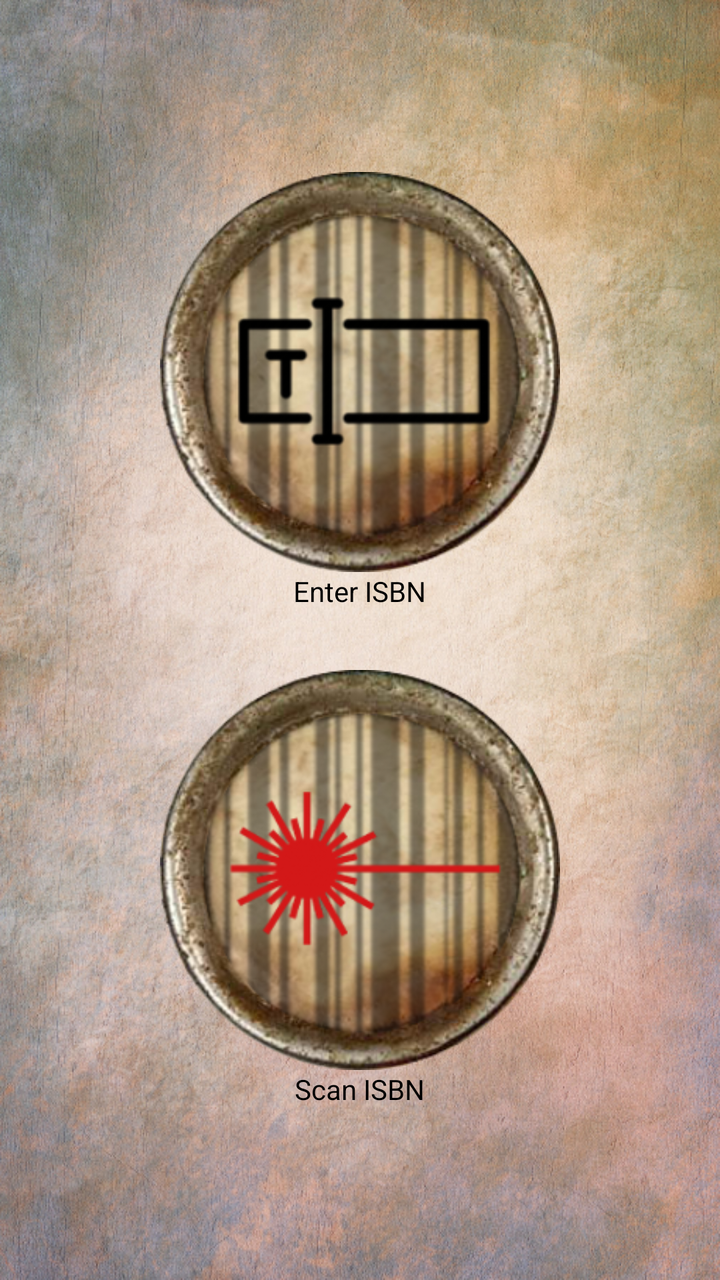
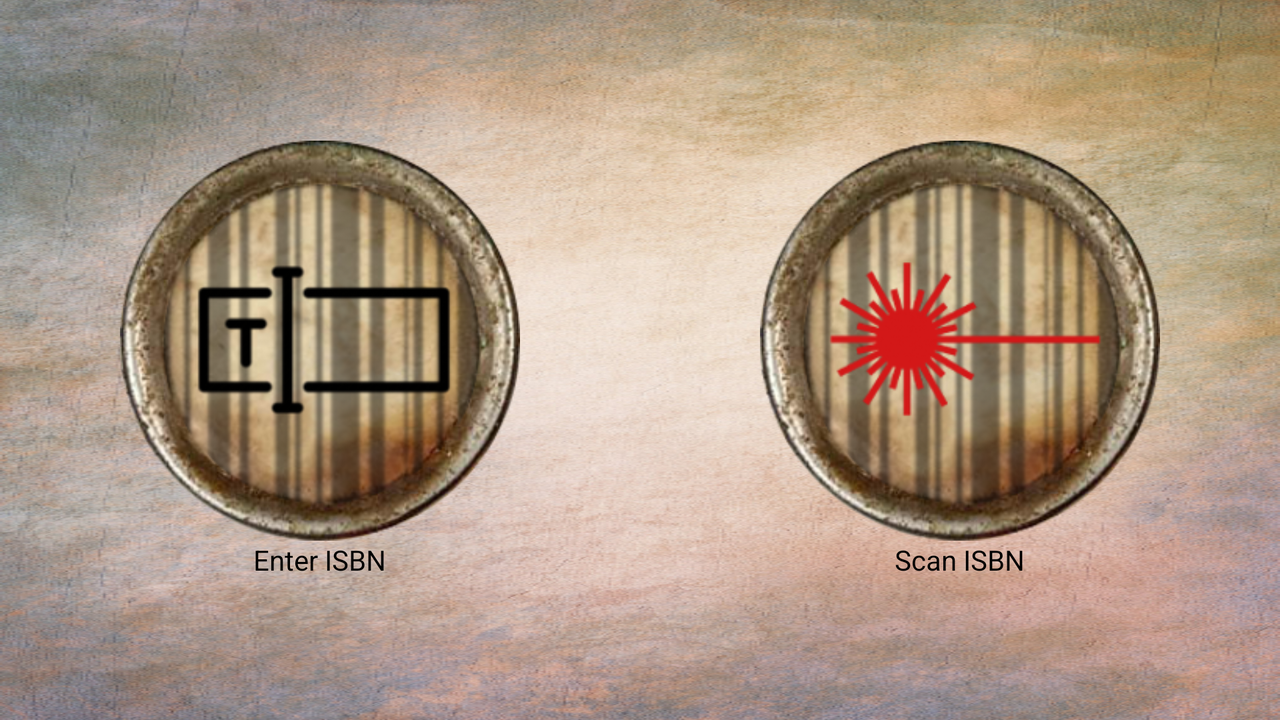

Two renders of one Android screen. The first uses the default layout on a phone; the second uses the alternative layout the repository ships for a different screen configuration, on a matching device. The two XML files are below.
<!-- AndroidManifest.xml: application theme AppTheme -->
<!-- res/layout/add_book_view_fragment.xml -->
<FrameLayout xmlns:android="http://schemas.android.com/apk/res/android"
    xmlns:tools="http://schemas.android.com/tools" android:layout_width="match_parent"
    android:layout_height="match_parent"
    android:background="@drawable/img_library_background"

             android:clipChildren="false">

    <RelativeLayout
        android:orientation="horizontal"
        android:layout_width="fill_parent"
        android:layout_height="fill_parent"
        android:layout_gravity="center_horizontal|top">

        <LinearLayout
            android:id="@+id/linearLayout_addorscan"
            android:layout_width="wrap_content"
            android:layout_height="wrap_content"
            android:layout_centerInParent="true"
            android:gravity="center"
            android:orientation="vertical"
            android:weightSum="2">

            <ImageButton
                android:id="@+id/imageButton_add_book_by_entry"
                android:layout_width="200dp"
                android:layout_height="200dp"
                android:adjustViewBounds="true"
                android:scaleType="fitXY"
                android:src="@drawable/btn_enter_isbn"
                android:background="@android:color/transparent"
                android:contentDescription="@string/add_book_by_isbn_view_title"/>

            <TextView
                android:layout_width="wrap_content"
                android:layout_height="wrap_content"
                android:text="@string/add_book_view_enter_isbn"
                android:textColor="@color/black"/>

            <ImageButton
                android:id="@+id/imageButton_add_book_by_scan"
                android:layout_marginTop="30dp"
                android:layout_width="200dp"
                android:layout_height="200dp"
                android:adjustViewBounds="true"
                android:scaleType="fitXY"
                android:src="@drawable/btn_scan_isbn"
                android:background="?android:attr/selectableItemBackground"
                android:contentDescription="@string/add_book_by_scan_view_title"/>

            <TextView
                android:layout_width="wrap_content"
                android:layout_height="wrap_content"
                android:text="@string/add_book_view_scan_isbn"
                android:textColor="@color/black"/>

        </LinearLayout>


    </RelativeLayout>
</FrameLayout>
<!-- resources referenced by this layout -->
<resources>
  <color name="black">#FF000000</color>
  <!-- drawable btn_enter_isbn: png bitmap (drawable, 100750 bytes) -->
  <!-- drawable btn_scan_isbn: png bitmap (drawable, 105183 bytes) -->
  <!-- drawable img_library_background: png bitmap (drawable, 817453 bytes) -->
  <string name="add_book_by_isbn_view_title">Add Book By Entering ISBN</string>
  <string name="add_book_by_scan_view_title">Add Book By Scanning ISBN</string>
  <string name="add_book_view_enter_isbn">Enter ISBN</string>
  <string name="add_book_view_scan_isbn">Scan ISBN</string>
  <style name="AppTheme" parent="Theme.AppCompat.Light.NoActionBar">
          <item name="windowActionBar">false</item>
          
          <item name="colorPrimary">@color/black</item>
          <item name="colorPrimaryDark">@color/black</item>
          <item name="android:textColorSecondary">@color/black</item>
          <item name="android:textColorPrimary">@color/text_primary</item>
          <item name="android:textColor">@color/white</item>
      </style>
  <color name="text_primary">#FFFFFFFF</color>
  <color name="white">#FFFFFFFF</color>
</resources>
<!-- res/layout-land/add_book_view_fragment.xml (the author's variant of the layout above) -->
<!-- drawn on the phone turned sideways -->
<FrameLayout xmlns:android="http://schemas.android.com/apk/res/android"
             xmlns:tools="http://schemas.android.com/tools"
             android:layout_width="match_parent"
             android:layout_height="match_parent"
             android:background="@drawable/img_library_background">

    <RelativeLayout
        android:layout_width="fill_parent"
        android:layout_height="fill_parent"
        android:layout_gravity="center_horizontal|top">

        <LinearLayout
            android:id="@+id/linearLayout_addorscan"
            android:layout_width="match_parent"
            android:layout_height="match_parent"
            android:layout_centerInParent="true"
            android:gravity="center"
            android:orientation="horizontal"
            android:weightSum="2">

            <LinearLayout
                android:layout_width="0dp"
                android:layout_height="wrap_content"
                android:gravity="center"
                android:orientation="vertical"
                android:layout_weight="1">

                <ImageButton
                    android:id="@+id/imageButton_add_book_by_entry"
                    android:layout_width="200dp"
                    android:layout_height="200dp"
                    android:adjustViewBounds="true"
                    android:background="?android:attr/selectableItemBackground"
                    android:scaleType="fitXY"
                    android:src="@drawable/btn_enter_isbn"
                    android:contentDescription="@string/add_book_by_isbn_view_title"/>

                <TextView
                    android:layout_width="wrap_content"
                    android:layout_height="wrap_content"
                    android:text="@string/add_book_view_enter_isbn"
                    android:textColor="@color/black"/>

            </LinearLayout>

            <LinearLayout
                android:layout_width="0dp"
                android:layout_height="wrap_content"
                android:gravity="center"
                android:orientation="vertical"
                android:layout_weight="1">

                <ImageButton
                    android:id="@+id/imageButton_add_book_by_scan"
                    android:layout_width="200dp"
                    android:layout_height="200dp"
                    android:adjustViewBounds="true"
                    android:background="?android:attr/selectableItemBackground"
                    android:scaleType="fitXY"
                    android:src="@drawable/btn_scan_isbn"
                    android:contentDescription="@string/add_book_by_scan_view_title"/>

                <TextView
                    android:layout_width="wrap_content"
                    android:layout_height="wrap_content"
                    android:text="@string/add_book_view_scan_isbn"
                    android:textColor="@color/black"/>

            </LinearLayout>
        </LinearLayout>


    </RelativeLayout>
</FrameLayout>
